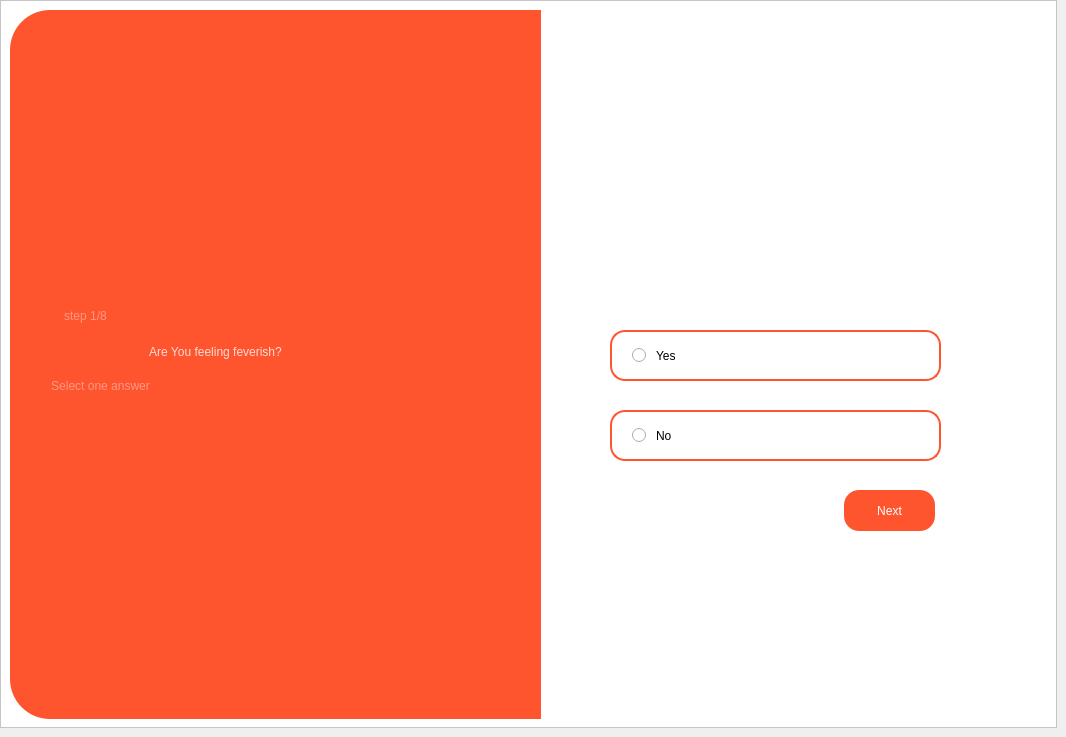
    <widget class="QWidget" name="q1">
     <widget class="QFrame" name="frame_2">
      <property name="geometry">
       <rect>
        <x>0</x>
        <y>0</y>
        <width>1057</width>
        <height>728</height>
       </rect>
      </property>
      <property name="styleSheet">
       <string notr="true">background-color: rgb(255, 255, 255);</string>
      </property>
      <property name="frameShape">
       <enum>QFrame::StyledPanel</enum>
      </property>
      <property name="frameShadow">
       <enum>QFrame::Raised</enum>
      </property>
      <widget class="QFrame" name="frame_3">
       <property name="geometry">
        <rect>
         <x>10</x>
         <y>10</y>
         <width>531</width>
         <height>709</height>
        </rect>
       </property>
       <property name="styleSheet">
        <string notr="true">background-color: rgb(255, 85, 46);
border-top-left-radius: 40px;
border-bottom-left-radius: 40px;</string>
       </property>
       <property name="frameShape">
        <enum>QFrame::StyledPanel</enum>
       </property>
       <property name="frameShadow">
        <enum>QFrame::Raised</enum>
       </property>
       <widget class="QLabel" name="label_6">
        <property name="geometry">
         <rect>
          <x>15</x>
          <y>306</y>
          <width>381</width>
          <height>71</height>
         </rect>
        </property>
        <property name="styleSheet">
         <string notr="true">font: 81 25pt &quot;Urbanist ExtraBold&quot;;
color: rgba(255, 255, 255, 200);
background-color: transparent;</string>
        </property>
        <property name="text">
         <string>Are You feeling feverish?</string>
        </property>
        <property name="alignment">
         <set>Qt::AlignCenter</set>
        </property>
        <property name="wordWrap">
         <bool>true</bool>
        </property>
       </widget>
       <widget class="QLabel" name="label_7">
        <property name="geometry">
         <rect>
          <x>15</x>
          <y>280</y>
          <width>121</width>
          <height>51</height>
         </rect>
        </property>
        <property name="styleSheet">
         <string notr="true">font: 81 20pt &quot;Urbanist ExtraBold&quot;;
color: rgba(255, 255, 255, 100);
background-color: transparent;</string>
        </property>
        <property name="text">
         <string>step 1/8</string>
        </property>
        <property name="alignment">
         <set>Qt::AlignCenter</set>
        </property>
        <property name="wordWrap">
         <bool>true</bool>
        </property>
       </widget>
       <widget class="QLabel" name="label_8">
        <property name="geometry">
         <rect>
          <x>20</x>
          <y>360</y>
          <width>141</width>
          <height>31</height>
         </rect>
        </property>
        <property name="styleSheet">
         <string notr="true">font: 81 12pt &quot;Urbanist ExtraBold&quot;;
color: rgba(255, 255, 255, 100);
background-color: transparent;</string>
        </property>
        <property name="text">
         <string>Select one answer</string>
        </property>
        <property name="alignment">
         <set>Qt::AlignCenter</set>
        </property>
        <property name="wordWrap">
         <bool>true</bool>
        </property>
       </widget>
      </widget>
      <widget class="QRadioButton" name="radio1">
       <property name="geometry">
        <rect>
         <x>610</x>
         <y>330</y>
         <width>331</width>
         <height>51</height>
        </rect>
       </property>
       <property name="styleSheet">
        <string notr="true">QRadioButton{
border: 1.5px solid rgb(255, 85, 46);
border-radius: 15px;
spacing: 10px;
padding-left: 20px;
font: 81 10pt &quot;Urbanist ExtraBold&quot;;
}
QRadioButton::indicator:checked {
border-radius: 6px;
border: 4px solid rgb(255, 85, 46);
background-color: transparent;
}
QRadioButton:checked {
background-color: rgba(255, 85, 46, 40);
}
QRadioButton:hover {
background-color: rgba(255, 85, 46, 20);
}</string>
       </property>
       <property name="text">
        <string>Yes</string>
       </property>
      </widget>
      <widget class="QRadioButton" name="radio2">
       <property name="geometry">
        <rect>
         <x>610</x>
         <y>410</y>
         <width>331</width>
         <height>51</height>
        </rect>
       </property>
       <property name="styleSheet">
        <string notr="true">QRadioButton{
border: 1.5px solid rgb(255, 85, 46);
border-radius: 15px;
spacing: 10px;
padding-left: 20px;
font: 81 10pt &quot;Urbanist ExtraBold&quot;;
}
QRadioButton::indicator:checked {
border-radius: 6px;
border: 4px solid rgb(255, 85, 46);
background-color: transparent;
}
QRadioButton:checked {
background-color: rgba(255, 85, 46, 40);
}
QRadioButton:hover {
background-color: rgba(255, 85, 46, 20);
}</string>
       </property>
       <property name="text">
        <string>No</string>
       </property>
      </widget>
      <widget class="QPushButton" name="nextq1">
       <property name="geometry">
        <rect>
         <x>844</x>
         <y>490</y>
         <width>91</width>
         <height>41</height>
        </rect>
       </property>
       <property name="styleSheet">
        <string notr="true">QPushButton{
background-color: rgb(255, 85, 46);
border-radius: 15px;
color: rgb(255, 255, 255);
font: 87 9pt &quot;Urbanist Black&quot;;
}
QPushButton:hover{
background-color: rgba(255, 85, 46, 200);
}</string>
       </property>
       <property name="text">
        <string>Next</string>
       </property>
      </widget>
      <widget class="QLabel" name="label">
       <property name="geometry">
        <rect>
         <x>650</x>
         <y>70</y>
         <width>251</width>
         <height>231</height>
        </rect>
       </property>
       <property name="text">
        <string/>
       </property>
       <property name="pixmap">
        <pixmap resource="resources.qrc">:/assets/fever.png</pixmap>
       </property>
       <property name="scaledContents">
        <bool>true</bool>
       </property>
      </widget>
     </widget>
    </widget>
